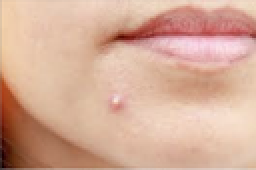
%> input picture search_pimple.png, 128 x 85 px, shrunk from 1592 x 1062 before the run (shown 2 times larger); the run also reads 1 picture not shown here
$ octave removeacne.m   (GNU Octave 9; MATLAB toolbox functions it lacks are replaced by stand-ins)
%> lines starting %> are read from the running program, lines starting %| are printed output that depends on the picture; in (x1, y1, x2, y2) boxes, pixels count from 0 and x2, y2 are one past the last pixel; in counts of white or black regions, pixels touching at a corner belong together; the program's own positions count from 1


%acne removal- Cara

% read in images

img= imread("search_pimple.png");
%> img is the input picture: size 85x128x3 uint8; mean R, G, B 214.1, 172.6, 151.9

imagesc(img)
image_R= double(img(:,:,1));
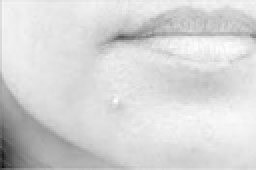
%> image_R: size 85x128 double (shown 2 times larger); min 16, max 255, mean 214.1
image_G= double(img(:,:,2));
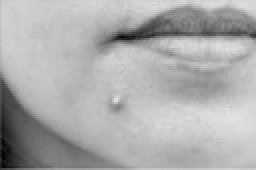
%> image_G: size 85x128 double (shown 2 times larger); min 0, max 225, mean 172.6
image_B= double(img(:,:,3));
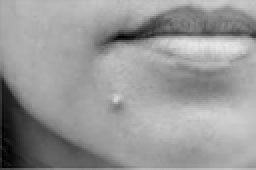
%> image_B: size 85x128 double (shown 2 times larger); min 0, max 232, mean 151.9


template = imread("pimple_close_4.png");
imagesc(template)
t_r= double(template(:,:,1));
t_g= double(template(:,:,2));
t_b= double(template(:,:,3));

%%

for row = 1:size(img,1)
        for column=1:size(img,2)
            M(row,column,:) = [image_R(row,column), image_G(row,column), image_B(row,column)]';
        end
end

%%

%define constants for template image
sd_t_r= std(t_r,0,"all");
%> sd_t_r = 7.91
sd_t_g= std(t_g,0,"all");
%> sd_t_g = 16.57
sd_t_b= std(t_b,0,"all");
%> sd_t_b = 16.92
t_bar_r= mean(t_r, "all");
%> t_bar_r = 222.5
t_bar_g= mean(t_g, "all");
%> t_bar_g = 178.4
t_bar_b= mean(t_b, "all");
%> t_bar_b = 163.8


%pull out window for each pixel value
%each window is size , with the upperleft-corner as the window origin
c= 0
for row = 1: size(img,1) -size(template,1) +1  %careful indexing to not go out of bounds
    disp(row)
    for column=1:size(img,2) - size(template,2) +1
        patch= M(row:size(template,1)+(row-1),column: size(template,2)+(column-1),:);
        M2(row, column)= calc_NCC(patch, t_r, t_g, t_b, sd_t_r, sd_t_g, sd_t_b, t_bar_r, t_bar_g, t_bar_b);

    end
 end
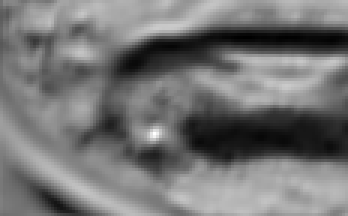
%> M2: size 72x116 double (shown 3 times larger); min -352.4, max 535.3, mean 54.8; drawn with min black and max white

 %%

 %find the MAX value-
[x2, y2] = nthlargest(M2, 1)
%> in nthlargest, `[r,c]=find(ismember(matrix, max(matrix(:))));`: r = 45; c = 52
%> x2 = 45; y2 = 52

row= x2;
%> row = 45
column= y2;
%> column = 52
patch= img(row:size(template,1)+(row-1),column: size(template,2)+(column-1),:);
imagesc(patch)

imagesc(img)
hold on;
rowv= x2;%53;
%> rowv = 45
rowchange= (size(template,1)+1);
%> rowchange = 15
colv= y2; %56;
%> colv = 52
colchange= (size(template,2)+1);
%> colchange = 14

plot([colv colv+colchange],[rowv rowv],'r','linewidth',.5)
plot([colv colv+colchange],[rowv+rowchange rowv+rowchange],'r','linewidth',.5)
plot([colv colv],[rowv rowv+rowchange],'r','linewidth',.5)
plot([colv+colchange colv+colchange],[rowv rowv+rowchange],'r','linewidth',.5)
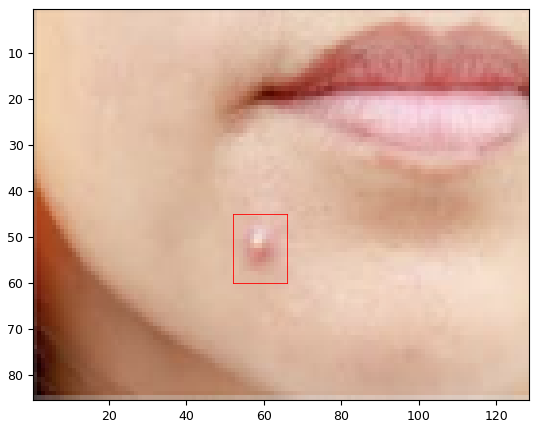
%> figure redrawn from the program's plot data
hold off;

%%

% now BLUR - sucessive gaussian filtering!

%%

patch2 = patch;
patch2= imgaussfilt(patch2,50);
imagesc(patch2)

%%now pop that patch back in
img_test = img;
rowv= x2;
colv= y2;
img_test(row:size(template,1)+(row-1),column: size(template,2)+(column-1),:) = patch2;
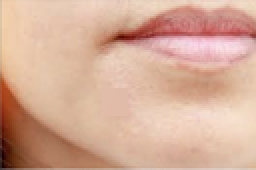
%> img_test: size 85x128x3 uint8 (shown 2 times larger); 1.67% of pixels changed, all inside (x1, y1, x2, y2) = (51, 44, 64, 58)
imagesc(img_test);


%% try expanding smoothing window

patch3= img(row-25:size(template,1)+(row-1)+25,column-25: size(template,2)+(column-1)+25,:);

patch3= imgaussfilt(patch3,15);
imagesc(patch3)

%%now pop that patch back in
img_test = img;
rowv= x2;
colv= y2;
img_test(row-25:size(template,1)+(row-1)+25,column-25:size(template,2)+(column-1)+25,:) = patch3;
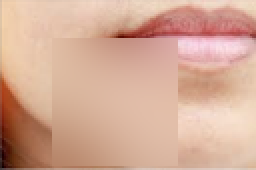
%> img_test: size 85x128x3 uint8 (shown 2 times larger); mean R, G, B 213.1, 171.1, 150.4
imagesc(img_test);


%functions

function [r,c] = nthlargest(matrix, n)
    for x = 1: n-1
        [i,j] = find(ismember(matrix, max(matrix(:))));
        matrix(i,j) = -Inf;
    end
    [r,c]=find(ismember(matrix, max(matrix(:))));
end

function plot_patch(row,column, image, template)
    patch= image(row:size(template,1)+(row-1),column: size(template,2)+(column-1),:);
    imagesc(patch)
end


function NCC= calc_NCC(patch, t_r, t_g, t_b, sd_t_r, sd_t_g, sd_t_b, t_bar_r, t_bar_g, t_bar_b)
    p_r= patch(:,:,1);
    p_g= patch(:,:,2);
    p_b= patch(:,:,3);

    num_r = (p_r - mean(p_r, "all")) .* (t_r - t_bar_r);
    den_r = std(p_r,0,"all") * sd_t_r;

    num_g = (p_g - mean(p_g, "all")) .* (t_g - t_bar_g);
    den_g = std(p_g,0,"all") * sd_t_g;

    num_b = (p_b - mean(p_b, "all")) .* (t_b - t_bar_b);
    den_b = std(p_b,0,"all") * sd_t_b;

    NCC = sum(sum((num_r/den_r) + (num_g/den_g) + (num_b/den_b)));

end
